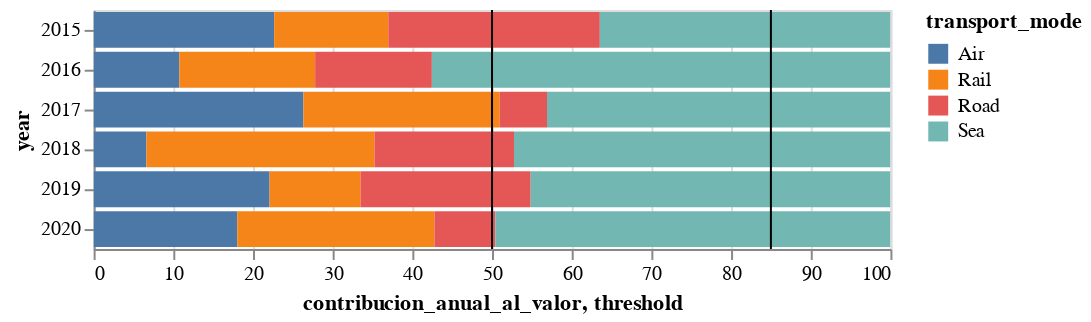

Source (notebook cell):
### Markdown cell above
### Grafico mis resultados

### Code cell
cincuenta = pd.DataFrame([{"threshold": 50}])
ochentaycinco = pd.DataFrame([{"threshold": 85}])

#its important to reset the index cause group DF dont work
bar_modeT = alt.Chart(synergy_modoT_anual.reset_index()).mark_bar().encode(
    y = alt.Y('year:O'),
    x = alt.X('contribucion_anual_al_valor:Q',
          scale=alt.Scale(domain=[0, 100])         
         ),
    color='transport_mode:N',
    tooltip=['transport_mode', 'year', 'contribucion_anual_al_valor']
).interactive()


rule_50 = alt.Chart(cincuenta).mark_rule().encode(
    x='threshold:Q'
)

rule_85 = alt.Chart(ochentaycinco).mark_rule().encode(
    x='threshold:Q'
)


(bar_modeT + rule_50 + rule_85) #.properties(width=600)

### Figure 1 — Vega-Lite specification as saved in the notebook (floating-point values rounded to 4 significant figures)
{"config": {"view": {"continuousWidth": 400, "continuousHeight": 300}}, "layer": [{"data": {"name": "data-54335dc51cda338485f3153c51531352"}, "mark": "bar", "encoding": {"color": {"type": "nominal", "field": "transport_mode"}, "tooltip": [{"type": "nominal", "field": "transport_mode"}, {"type": "quantitative", "field": "year"}, {"type": "quantitative", "field": "contribucion_anual_al_valor"}], "x": {"type": "quantitative", "field": "contribucion_anual_al_valor", "scale": {"domain": [0, 100]}}, "y": {"type": "ordinal", "field": "year"}}, "selection": {"selector009": {"type": "interval", "bind": "scales", "encodings": ["x", "y"]}}}, {"data": {"name": "data-7493587260fc1b882ba47e64dcd7eb10"}, "mark": "rule", "encoding": {"x": {"type": "quantitative", "field": "threshold"}}}, {"data": {"name": "data-ac401c46f3010aa45cc3d230cca953a3"}, "mark": "rule", "encoding": {"x": {"type": "quantitative", "field": "threshold"}}}], "$schema": "https://vega.github.io/schema/vega-lite/v4.8.1.json", "datasets": {"data-54335dc51cda338485f3153c51531352": [{"transport_mode": "Air", "year": 2015.0, "contribucion_anual_al_valor": 22.66}, {"transport_mode": "Air", "year": 2016.0, "contribucion_anual_al_valor": 10.76}, {"transport_mode": "Air", "year": 2017.0, "contribucion_anual_al_valor": 26.33}, {"transport_mode": "Air", "year": 2018.0, "contribucion_anual_al_valor": 6.62}, {"transport_mode": "Air", "year": 2019.0, "contribucion_anual_al_valor": 22.08}, {"transport_mode": "Air", "year": 2020.0, "contribucion_anual_al_valor": 18.03}, {"transport_mode": "Rail", "year": 2015.0, "contribucion_anual_al_valor": 14.32}, {"transport_mode": "Rail", "year": 2016.0, "contribucion_anual_al_valor": 17.04}, {"transport_mode": "Rail", "year": 2017.0, "contribucion_anual_al_valor": 24.64}, {"transport_mode": "Rail", "year": 2018.0, "contribucion_anual_al_valor": 28.63}, {"transport_mode": "Rail", "year": 2019.0, "contribucion_anual_al_valor": 11.44}, {"transport_mode": "Rail", "year": 2020.0, "contribucion_anual_al_valor": 24.75}, {"transport_mode": "Road", "year": 2015.0, "contribucion_anual_al_valor": 26.55}, {"transport_mode": "Road", "year": 2016.0, "contribucion_anual_al_valor": 14.65}, {"transport_mode": "Road", "year": 2017.0, "contribucion_anual_al_valor": 5.93}, {"transport_mode": "Road", "year": 2018.0, "contribucion_anual_al_valor": 17.51}, {"transport_mode": "Road", "year": 2019.0, "contribucion_anual_al_valor": 21.33}, {"transport_mode": "Road", "year": 2020.0, "contribucion_anual_al_valor": 7.63}, {"transport_mode": "Sea", "year": 2015.0, "contribucion_anual_al_valor": 36.48}, {"transport_mode": "Sea", "year": 2016.0, "contribucion_anual_al_valor": 57.55}, {"transport_mode": "Sea", "year": 2017.0, "contribucion_anual_al_valor": 43.1}, {"transport_mode": "Sea", "year": 2018.0, "contribucion_anual_al_valor": 47.24}, {"transport_mode": "Sea", "year": 2019.0, "contribucion_anual_al_valor": 45.15}, {"transport_mode": "Sea", "year": 2020.0, "contribucion_anual_al_valor": 49.59}], "data-7493587260fc1b882ba47e64dcd7eb10": [{"threshold": 50}], "data-ac401c46f3010aa45cc3d230cca953a3": [{"threshold": 85}]}}
